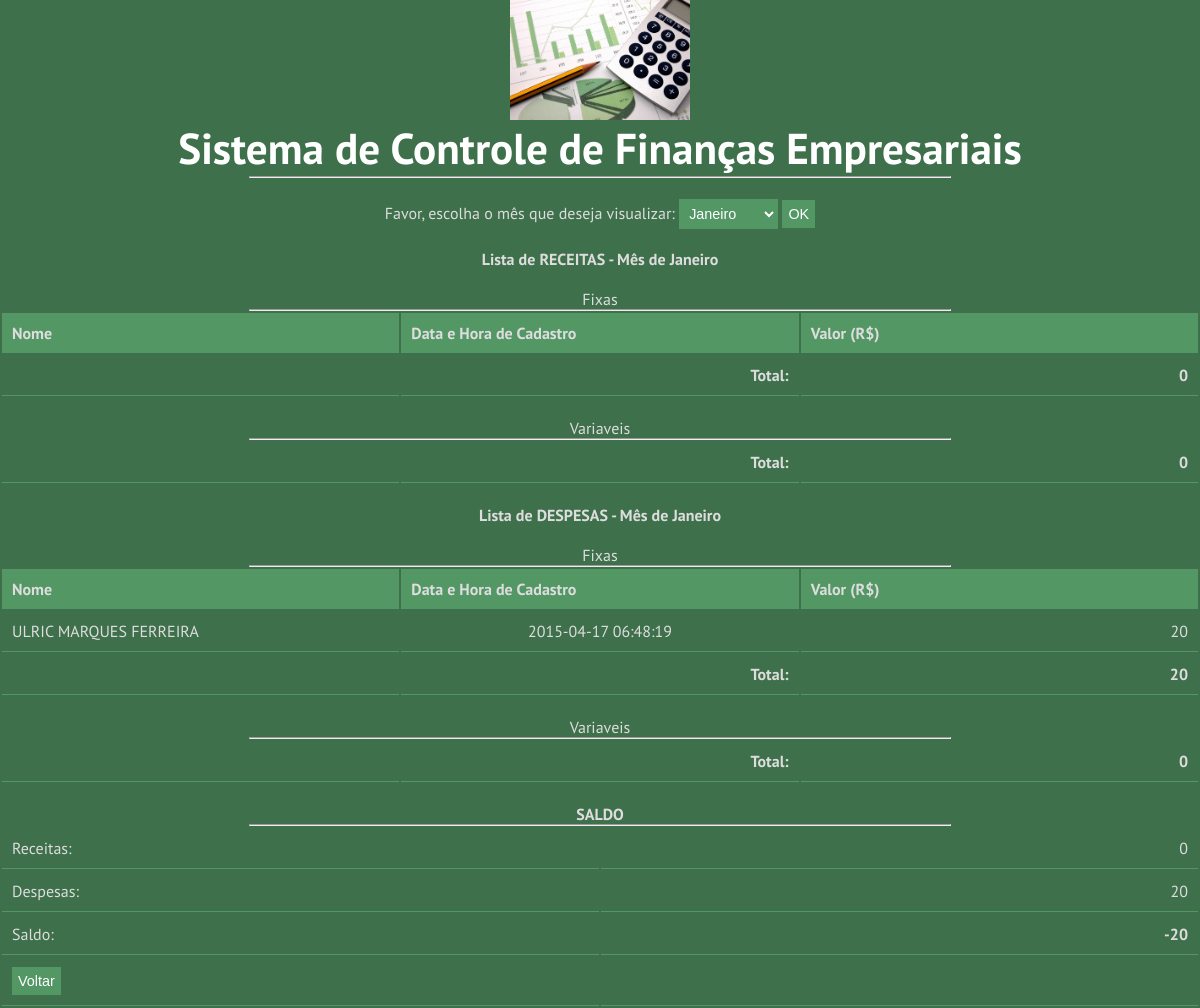
Screenshot of /saldosMensaisPlan.php?mes=1 (signed in) with the database file from the repository.
### tables this page shows
CREATE TABLE IF NOT EXISTS `receitas` (
`id` int(11) NOT NULL,
  `nome` varchar(50) NOT NULL,
  `tipo` int(1) NOT NULL,
  `classe` int(1) NOT NULL,
  `mes_referencia` int(11) NOT NULL,
  `datahora` datetime NOT NULL,
  `valor` float NOT NULL,
  `usuario` int(11) NOT NULL,
  `descricao` text
);

### saldosMensaisPlan.php (the view, shortened to what this page needs)
<?php
	$id_usuario = $_SESSION["id_usuario"];
	$mes = $_GET['mes'];
	$meses = array ("Janeiro","Fevereiro","Março","Abril","Maio","Junho","Julho","Agosto","Setembro","Outubro","Novembro","Dezembro");
	$resDesFix = mysql_query("SELECT * FROM receitas WHERE classe=2 and tipo=2 and usuario=$id_usuario");
	$recVarTotal = 0; $recFixTotal = 0; $desVarTotal = 0; $desFixTotal = 0;
?>
<html>
	<head>
		<link rel="stylesheet" href="styles.css">
	</head>
	<body>
		<form method="GET" name="fmes" action="saldosMensaisPlan.php">
			<center>
				<img src="coins.jpg" width="15%" />
				<h1>Sistema de Controle de Finanças Empresariais </h1>
				<hr width="700px" /><br />
				<p>Favor,  escolha o mês que deseja visualizar:
				<select name="mes">
					<option value="1" onclick="javascript:document.fmes.submit();">Janeiro</option>
				</select >
				<input type="submit" value="OK"><br>
				</p>
				<?php if (isset($mes)) { ?>
					<b>Lista de RECEITAS - Mês de <?php echo $meses[$mes -1]?></b><br> <br>
					Fixas
					<hr width="700px" / >
					<table width="700px" border="0px">
						<th>Nome</th>
						<th>Data e Hora de Cadastro</th>
						<th>Valor (R$)</th>
						<tr>
							<td width=33%></td><td align='right' width=33%><b>Total: </b></td><td align='right' width=33%><b><?php echo $recFixTotal?></b></td>
						</tr>
					</table ><br>
					Variaveis
					<hr width="700px" / >
					<table width="700px" border="0px">
						<tr>
							<td width=33%></td><td align='right' width=33%><b>Total: </b></td><td align='right' width=33%><b><?php echo $recVarTotal?></b></td>
						</tr>
					</table ><br / >
					<b>Lista de DESPESAS - Mês de <?php echo $meses[$mes -1]?></b><br /><br / >
					Fixas
					<hr width="700px" / >
					<table width=700px border=0px>
						<th> Nome </th> <th> Data e Hora de Cadastro </th><th> Valor (R$)</th>
						<?php
							while($linha = mysql_fetch_array($resDesFix , MYSQL_ASSOC)){
								echo "<tr>";
								echo "<td align='left' width=33%>" . $linha["nome"] . "</td>";
								echo "<td align='center' width=33%>" . $linha["datahora"] . "</td>";
								echo "<td align='right' width=33%>" . $linha["valor"] . "</td>";
								echo "</tr>";
								$desFixTotal = $desFixTotal + $linha["valor"];
							}
						?>
						<tr>
							<td width=33%></td><td align='right' width=33%><b>Total: </b></td><td align='right' width=33%><b><?php echo $desFixTotal?></b></td>
						</tr>
					</table > <br / >
					Variaveis
					<hr width="700px" / >
					<table width=700px border=0px>
						<tr>
							<td width=33%></td><td align='right' width=33%><b>Total: </b></td><td align='right' width=33%><b><?php echo $desVarTotal?></b></td>
						</tr>
					</table > <br / >
					<b>SALDO </b>
					<hr width="700px" / >
					<table width=700px border=0px>
						<tr>
							<td width="50%">Receitas: </td>
							<td align="right" width="50%"><?php echo ($recFixTotal+$recVarTotal); ?> </td>
						</tr>
						<tr>
							<td width="50%">Despesas: </td>
							<td align="right" width="50%"><?php echo ($desFixTotal+$desVarTotal); ?> </td>
						</tr>
						<tr>
							<td width="50%">Saldo: </td>
							<td align="right" width="50%"><b><?php echo ($recFixTotal+$recVarTotal)-($desFixTotal+$desVarTotal); ?></b></td>
						</tr>
						<tr>
							<td><input type="button" onClick="location.href='principal.php'" value='Voltar'></td>
							<td></td>
						</tr>
					</table >
				<?php } ?>
			</center >
		</form>
	</body>
</html>

### styles.css (style rules this page uses)
body { background: #3E704B; margin:0; padding:0; font-family: 'PT Sans', 'sans-serif'; font-size: 1.0em; color: #ddd; font-weight: 200; }
* { margin:0; padding:0; }
table { width: 100%; text-align: left; }
th, td { padding: 10px 10px; }
th { background: #539765; }
td { border-bottom: 1px solid #539765; }
p { line-height: 1.9em; margin-bottom: 20px; }
form input, form select, form textarea { padding: 5px; color: #fff; border: 1px solid #539765; background-color:#539765; font-family: Arial, Helvetica, sans-serif; font-size: 0.9em; }
h1 { color: #fff; font-size: 2.7em; }
img { max-width: 100%; height: auto; }

### rows the page displays
receitas: nome "ULRIC MARQUES FERREIRA", datahora "2015-04-17 06:48:19", valor "20"

### other values shown
$meses[$mes -1] "Janeiro"
$recFixTotal "0"
$recVarTotal "0"
$desFixTotal "20"
$desVarTotal "0"
$recFixTotal+$recVarTotal "0"
$desFixTotal+$desVarTotal "20"
